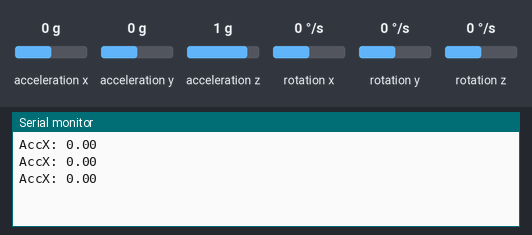
This sketch was run on a simulated Arduino Uno, built with avr-gcc and run on an emulated ATmega328P. On the bench: the last lines printed to the serial monitor. The inputs (shaded band) are chosen by the test bench; at power-on: acceleration x 0 g, acceleration y 0 g, acceleration z 1 g, rotation x 0 °/s, rotation y 0 °/s, rotation z 0 °/s.

Above: at 1.3 s.
1.4 s: acceleration x set to -1.4 g
At 1.9 s:
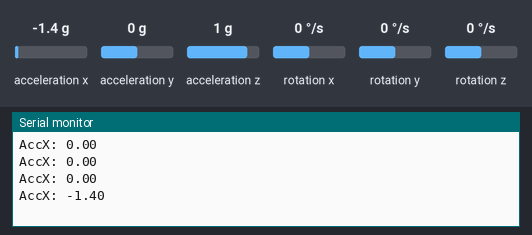
2.9 s: acceleration x set to -0.8 g
At 3.5 s:
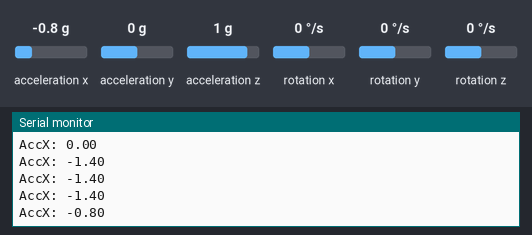
Timing chart, 0 to 5.9 s (numbered marks = the images above; inputs shaded):
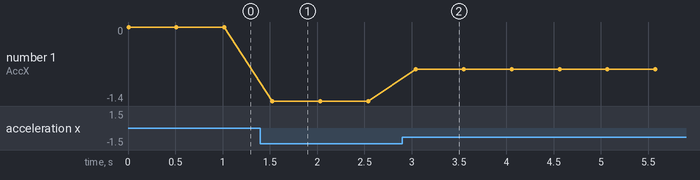

Measured:
- after the input at 1.4 s, the serial monitor: prints a new line after 0.13 s (image 1)
- after the input at 2.9 s, the serial monitor: prints a new line after 0.14 s (image 2)
- plotted number 1: 0 → -1.4 after the input at 1.4 s, -1.4 → -0.8 after the input at 2.9 s

The sketch:

MPU-9250_Gyro.ino
```cpp
#include <Wire.h>
#include <MPU9250.h>

MPU9250 mpu;

void setup() {
  Serial.begin(115200);
  Wire.begin();
  mpu.setup(0x68);
}

void loop() {
  mpu.update();
  Serial.print("AccX: ");
  Serial.println(mpu.getAccX());
  delay(500);
}
```
